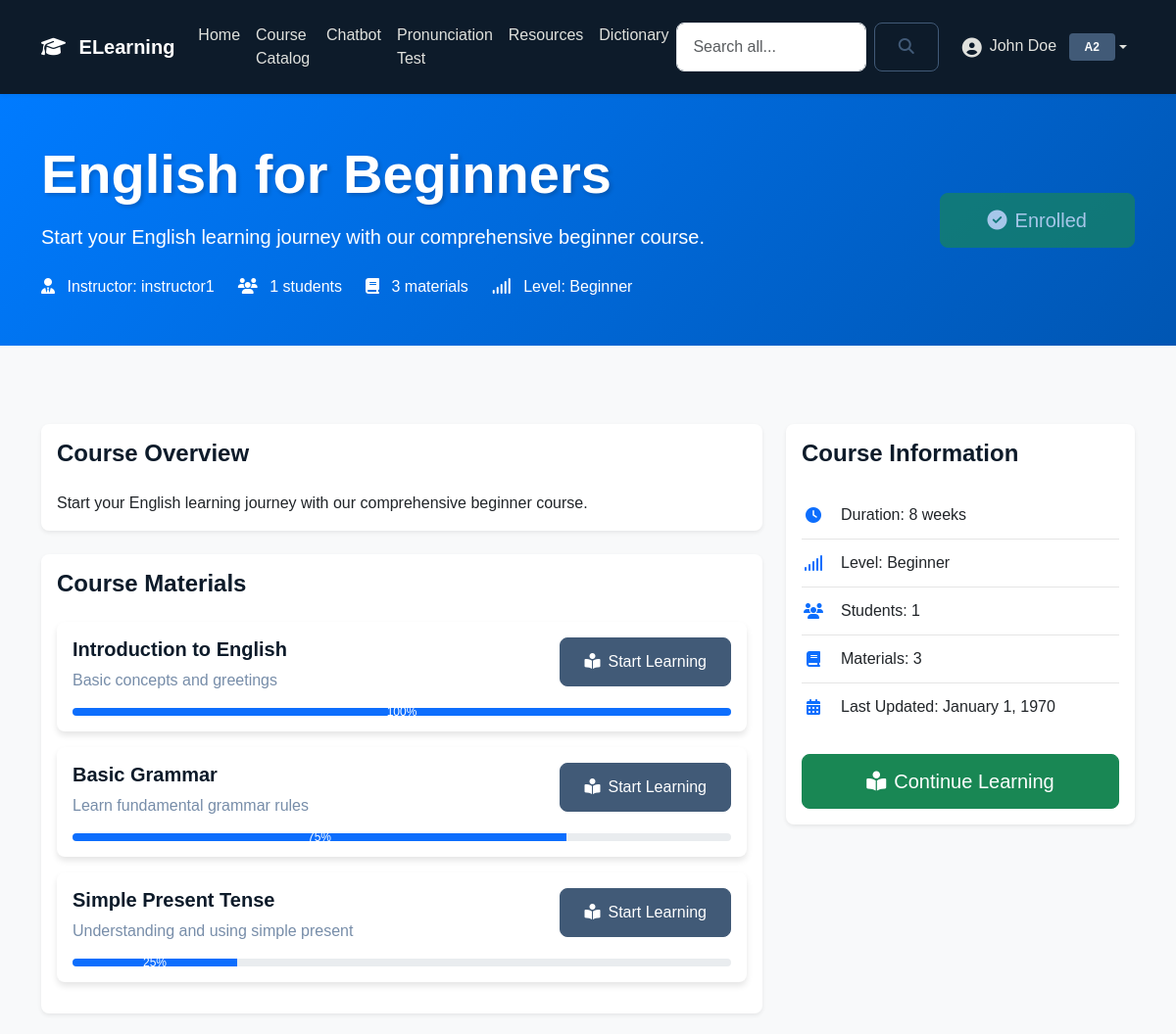
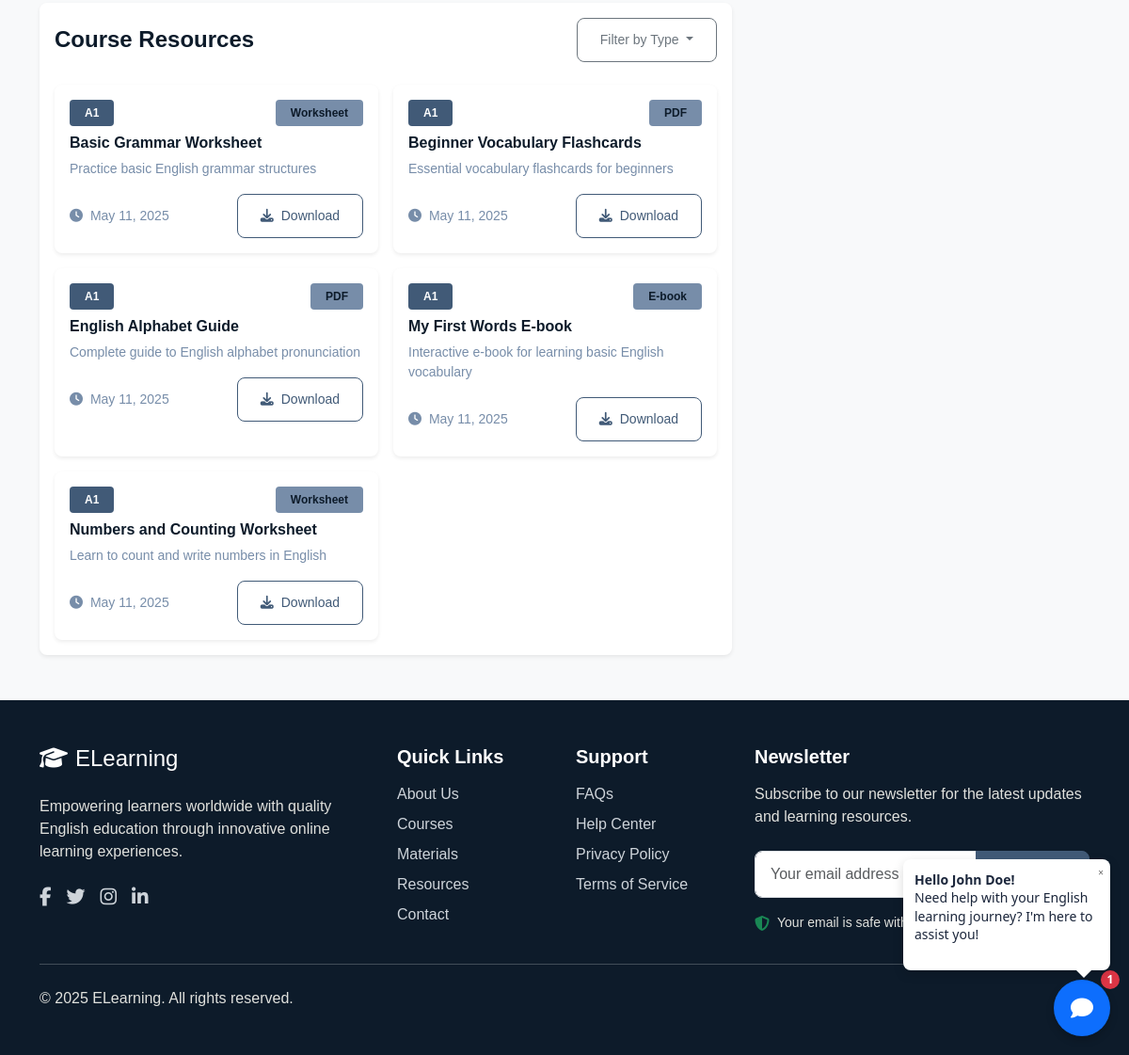
Screenshot of /course-details.php?id=1 (signed in) with the database file from the repository (2 pictures, top to bottom).
### tables this page shows
CREATE TABLE IF NOT EXISTS user_profiles (
    profile_id INT PRIMARY KEY AUTO_INCREMENT,
    user_id INT UNIQUE,
    full_name VARCHAR(100),
    proficiency_level CHAR(2) COMMENT 'A1, A2, B1, B2, C1, C2',
    profile_picture VARCHAR(255),
    FOREIGN KEY (user_id) REFERENCES users(user_id) ON DELETE CASCADE
);

CREATE TABLE IF NOT EXISTS courses (
    course_id INT PRIMARY KEY AUTO_INCREMENT,
    title VARCHAR(100) NOT NULL,
    description TEXT,
    instructor_id INT NOT NULL,
    level CHAR(2) NOT NULL COMMENT 'A1, A2, B1, B2, C1, C2',
    duration VARCHAR(50),
    difficulty_level VARCHAR(20),
    thumbnail_url VARCHAR(255),
    is_featured TINYINT(1) DEFAULT 0,
    created_at TIMESTAMP DEFAULT CURRENT_TIMESTAMP,
    updated_at TIMESTAMP NULL ON UPDATE CURRENT_TIMESTAMP,
    FOREIGN KEY (instructor_id) REFERENCES users(user_id)
);

CREATE TABLE IF NOT EXISTS users (
    user_id INT PRIMARY KEY AUTO_INCREMENT,
    username VARCHAR(50) UNIQUE NOT NULL,
    email VARCHAR(100) UNIQUE NOT NULL,
    password VARCHAR(255) NOT NULL,
    role TINYINT NOT NULL DEFAULT 1 COMMENT '0: admin, 1: student, 2: instructor',
    created_at TIMESTAMP DEFAULT CURRENT_TIMESTAMP,
    last_login TIMESTAMP NULL
);

CREATE TABLE IF NOT EXISTS course_materials (
    material_id INT PRIMARY KEY AUTO_INCREMENT,
    course_id INT NOT NULL,
    title VARCHAR(255) NOT NULL,
    description TEXT,
    content TEXT NOT NULL,
    order_number INT NOT NULL,
    created_at TIMESTAMP DEFAULT CURRENT_TIMESTAMP,
    updated_at TIMESTAMP NULL ON UPDATE CURRENT_TIMESTAMP,
    FOREIGN KEY (course_id) REFERENCES courses(course_id) ON DELETE CASCADE
);

CREATE TABLE IF NOT EXISTS resource_library (
    resource_id INT PRIMARY KEY AUTO_INCREMENT,
    title VARCHAR(255) NOT NULL,
    description TEXT,
    file_path VARCHAR(255) NOT NULL,
    file_type TINYINT NOT NULL COMMENT '0: pdf, 1: ebook, 2: worksheet',
    proficiency_level ENUM('A1', 'A2', 'B1', 'B2', 'C1', 'C2') NOT NULL,
    course_id INT NULL,
    upload_date TIMESTAMP DEFAULT CURRENT_TIMESTAMP,
    FOREIGN KEY (course_id) REFERENCES courses(course_id) ON DELETE SET NULL
);

### course-details.php (the view, shortened to what the rows shown need)
<?php
require_once 'includes/db.php';
$course_id = isset($_GET['id']) ? (int)$_GET['id'] : 0;
try {
    $stmt = $conn->prepare("
        SELECT c.*, u.username as instructor_name,
               COUNT(DISTINCT e.user_id) as enrolled_students,
               COUNT(DISTINCT m.material_id) as total_materials,
               (SELECT COUNT(*) FROM course_enrollments WHERE course_id = c.course_id AND user_id = ?) as is_enrolled
        FROM courses c
        LEFT JOIN users u ON c.instructor_id = u.user_id
        LEFT JOIN course_enrollments e ON c.course_id = e.course_id
        LEFT JOIN course_materials m ON c.course_id = m.course_id
        WHERE c.course_id = ?
        GROUP BY c.course_id
    ");
    $stmt->execute([$_SESSION['user_id'], $course_id]);
    $course = $stmt->fetch();
    $stmt = $conn->prepare("
        SELECT m.*,
               (SELECT progress FROM user_progress WHERE user_id = ? AND material_id = m.material_id) as user_progress
        FROM course_materials m
        WHERE m.course_id = ?
        ORDER BY m.order_number
    ");
    $stmt->execute([$_SESSION['user_id'], $course_id]);
    $materials = $stmt->fetchAll();
    $stmt = $conn->prepare("
        SELECT r.*
        FROM resource_library r
        WHERE r.course_id = ?
        ORDER BY r.proficiency_level ASC, r.title ASC
    ");
    $stmt->execute([$course_id]);
    $resources = $stmt->fetchAll();
    $resource_types = [0 => 'PDF', 1 => 'E-book', 2 => 'Worksheet'];
} catch(PDOException $e) {
    die('An error occurred.');
}
?>
<!DOCTYPE html>
<html lang="en">
<head>
    <link href="https://cdn.jsdelivr.net/npm/bootstrap@5.3.2/dist/css/bootstrap.min.css" rel="stylesheet">
    <link href="https://cdnjs.cloudflare.com/ajax/libs/font-awesome/6.4.2/css/all.min.css" rel="stylesheet">
    <link href="css/custom.css" rel="stylesheet">
    <link href="css/search-autocomplete.css" rel="stylesheet">
    <link href="css/floating-chatbot.css" rel="stylesheet">
</head>
<body class="bg-light">
    <?php include 'includes/nav.php'; ?>
    <div class="course-header">
        <div class="container">
            <div class="row align-items-center">
                <div class="col-lg-8">
                    <h1 class="display-4 mb-3"><?php echo htmlspecialchars($course['title']); ?></h1>
                    <p class="lead mb-4"><?php echo htmlspecialchars($course['description']); ?></p>
                    <div class="d-flex flex-wrap align-items-center gap-4">
                        <div>
                            <i class="fas fa-user-tie me-2"></i>
                            Instructor: <?php echo htmlspecialchars($course['instructor_name']); ?>
                        </div>
                        <div>
                            <i class="fas fa-users me-2"></i>
                            <?php echo $course['enrolled_students']; ?> students
                        </div>
                        <div>
                            <i class="fas fa-book me-2"></i>
                            <?php echo $course['total_materials']; ?> materials
                        </div>
                        <div>
                            <i class="fas fa-signal me-2"></i>
                            Level: <?php echo htmlspecialchars($course['difficulty_level']); ?>
                        </div>
                    </div>
                </div>
            </div>
        </div>
    </div>
    <div class="container py-5">
        <div class="row">
            <div class="col-lg-8">
                <div class="card border-0 shadow-sm mb-4">
                    <div class="card-body">
                        <h4 class="card-title mb-4">Course Overview</h4>
                        <p class="mb-0"><?php echo nl2br(htmlspecialchars($course['description'])); ?></p>
                    </div>
                </div>
                <div class="card border-0 shadow-sm">
                    <div class="card-body">
                        <?php if (empty($materials)): ?>
                        <p class="text-muted">No materials available yet.</p>
                        <?php else: ?>
                        <div class="materials-list">
                            <?php foreach ($materials as $material): ?>
                            <div class="card material-card mb-3">
                                <div class="card-body">
                                    <div class="d-flex justify-content-between align-items-start">
                                        <div class="me-3">
                                            <h5 class="card-title mb-2">
                                                <?php echo htmlspecialchars($material['title']); ?>
                                            </h5>
                                            <p class="text-muted mb-0">
                                                <?php echo htmlspecialchars($material['description']); ?>
                                            </p>
                                        </div>
                                        <?php if ($course['is_enrolled']): ?>
                                        <a href="material-details.php?id=<?php echo $material['material_id']; ?>"
                                            class="btn btn-primary">
                                            <i class="fas fa-book-reader me-2"></i>Start Learning
                                        </a>
                                        <?php endif; ?>
                                    </div>
                                    <?php if ($course['is_enrolled'] && isset($material['user_progress'])): ?>
                                    <div class="progress mt-3">
                                        <div class="progress-bar" role="progressbar"
                                            style="width: <?php echo $material['user_progress']; ?>%"
                                            aria-valuenow="<?php echo $material['user_progress']; ?>" aria-valuemin="0"
                                            aria-valuemax="100">
                                            <?php echo $material['user_progress']; ?>%
                                        </div>
                                    </div>
                                    <?php endif; ?>
                                </div>
                            </div>
                            <?php endforeach; ?>
                        </div>
                        <?php endif; ?>
                    </div>
                </div>
                <div class="card border-0 shadow-sm mt-4">
                    <div class="card-body">
                        <?php if (empty($resources)): ?>
                        <p class="text-muted">No resources available for this course.</p>
                        <?php else: ?>
                        <div class="row g-3" id="resourcesContainer">
                            <?php foreach ($resources as $resource): ?>
                            <div class="col-md-6 resource-item"
                                data-resource-type="<?php echo $resource['file_type']; ?>">
                                <div class="card h-100 border-0 shadow-sm">
                                    <div class="card-body p-3">
                                        <div class="d-flex justify-content-between align-items-center mb-2">
                                            <span
                                                class="badge bg-primary"><?php echo $resource['proficiency_level']; ?></span>
                                            <span
                                                class="badge bg-info"><?php echo $resource_types[$resource['file_type']]; ?></span>
                                        </div>
                                        <h5 class="card-title h6 mb-2">
                                            <?php echo htmlspecialchars($resource['title']); ?></h5>
                                        <p class="card-text small text-muted mb-3">
                                            <?php echo htmlspecialchars(substr($resource['description'], 0, 80)) . (strlen($resource['description']) > 80 ? '...' : ''); ?>
                                        </p>
                                        <div class="d-flex justify-content-between align-items-center">
                                            <small class="text-muted">
                                                <i class="fas fa-clock me-1"></i>
                                                <?php echo date('M d, Y', strtotime($resource['upload_date'])); ?>
                                            </small>
                                            <a href="<?php echo htmlspecialchars($resource['file_path']); ?>"
                                                class="btn btn-sm btn-outline-primary" target="_blank">
                                                <i class="fas fa-download me-1"></i> Download
                                            </a>
                                        </div>
                                    </div>
                                </div>
                            </div>
                            <?php endforeach; ?>
                        </div>
                        <?php endif; ?>
                    </div>
                </div>
            </div>
            <div class="col-lg-4">
                <div class="course-sidebar">
                    <div class="card border-0 shadow-sm">
                        <div class="card-body">
                            <ul class="list-unstyled course-info-list mb-4">
                                <li>
                                    <i class="fas fa-clock text-primary"></i>
                                    <span>Duration: <?php echo htmlspecialchars($course['duration']); ?></span>
                                </li>
                                <li>
                                    <i class="fas fa-signal text-primary"></i>
                                    <span>Level: <?php echo htmlspecialchars($course['difficulty_level']); ?></span>
                                </li>
                                <li>
                                    <i class="fas fa-calendar-alt text-primary"></i>
                                    <span>Last Updated:
                                        <?php echo date('F j, Y', strtotime($course['updated_at'])); ?></span>
                                </li>
                            </ul>
                        </div>
                    </div>
                </div>
            </div>
        </div>
    </div>
    <?php include 'includes/floating-chatbot.php'; ?>
</body>
</html>

### includes/nav.php (shortened to what the rows shown need)
<nav class="navbar navbar-expand-lg sticky-top navbar-dark">
    <div class="container">
        <div class="collapse navbar-collapse" id="navbarNav">
            <ul class="navbar-nav">
                <?php if (isset($_SESSION['user_id'])): ?>
                <?php
                    try {
                        $stmt = $conn->prepare("
                            SELECT up.profile_picture, up.proficiency_level, up.full_name,
                                   (SELECT test_date
                                    FROM level_test_results
                                    WHERE user_id = ?
                                    ORDER BY test_date DESC
                                    LIMIT 1) as last_test_date
                            FROM user_profiles up
                            WHERE up.user_id = ?
                        ");
                        $stmt->execute([$_SESSION['user_id'], $_SESSION['user_id']]);
                        $profile = $stmt->fetch();
                    } catch(PDOException $e) {
                        $profile = false;
                    }
                    ?>
                <li class="nav-item dropdown">
                    <a class="nav-link dropdown-toggle d-flex align-items-center" href="#" role="button"
                        data-bs-toggle="dropdown">
                        <?php if ($profile && !empty($profile['profile_picture'])): ?>
                        <img src="<?php echo htmlspecialchars($profile['profile_picture']); ?>" alt="Profile"
                            class="rounded-circle me-2" style="width: 32px; height: 32px; object-fit: cover;">
                        <?php else: ?>
                        <i class="fas fa-user-circle fa-lg me-2"></i>
                        <?php endif; ?>
                        <div>
                            <span
                                class="me-2"><?php echo htmlspecialchars($profile && !empty($profile['full_name']) ? $profile['full_name'] : $_SESSION['username']); ?></span>
                            <?php if ($profile && !empty($profile['proficiency_level'])): ?>
                            <span
                                class="badge bg-primary"><?php echo htmlspecialchars($profile['proficiency_level']); ?></span>
                            <?php endif; ?>
                        </div>
                    </a>
                </li>
                <?php endif; ?>
            </ul>
        </div>
    </div>
</nav>

### includes/floating-chatbot.php (shortened to what the rows shown need)
<?php
$stmt = $conn->prepare("SELECT full_name FROM user_profiles WHERE user_id = ?");
$stmt->execute([$_SESSION['user_id']]);
$profile = $stmt->fetch();
$display_name = htmlspecialchars($profile && !empty($profile['full_name']) ? $profile['full_name'] : $_SESSION['username']);
?>
<div class="floating-chatbot">
    <div class="welcome-bubble" id="welcome-bubble">
        <div class="close-welcome" id="close-welcome">&times;</div>
        <strong>Hello <?php echo $display_name; ?>!</strong>
        <p>Need help with your English learning journey? I'm here to assist you!</p>
    </div>
</div>

### rows the page displays
user_profiles: full_name "John Doe", proficiency_level "A2"
courses: title "English for Beginners", description "Start your English learning journey with our comprehensive beginner course.", instructor.username "instructor1", difficulty_level "Beginner", duration "8 weeks", updated_at "January 1, 1970"
course_materials: title "Introduction to English", description "Basic concepts and greetings", user_progress "100"
course_materials: title "Basic Grammar", description "Learn fundamental grammar rules", user_progress "75"
course_materials: title "Simple Present Tense", description "Understanding and using simple present", user_progress "25"
resource_library: proficiency_level "A1", file_type "Worksheet", title "Basic Grammar Worksheet", description "Practice basic English grammar structures", upload_date "May 11, 2025"
resource_library: proficiency_level "A1", file_type "PDF", title "Beginner Vocabulary Flashcards", description "Essential vocabulary flashcards for beginners", upload_date "May 11, 2025"
resource_library: proficiency_level "A1", file_type "PDF", title "English Alphabet Guide", description "Complete guide to English alphabet pronunciation", upload_date "May 11, 2025"
resource_library: proficiency_level "A1", file_type "E-book", title "My First Words E-book", description "Interactive e-book for learning basic English vocabulary", upload_date "May 11, 2025"
resource_library: proficiency_level "A1", file_type "Worksheet", title "Numbers and Counting Worksheet", description "Learn to count and write numbers in English", upload_date "May 11, 2025"

### other values shown
$course['enrolled_students'] "1"
$course['total_materials'] "3"
